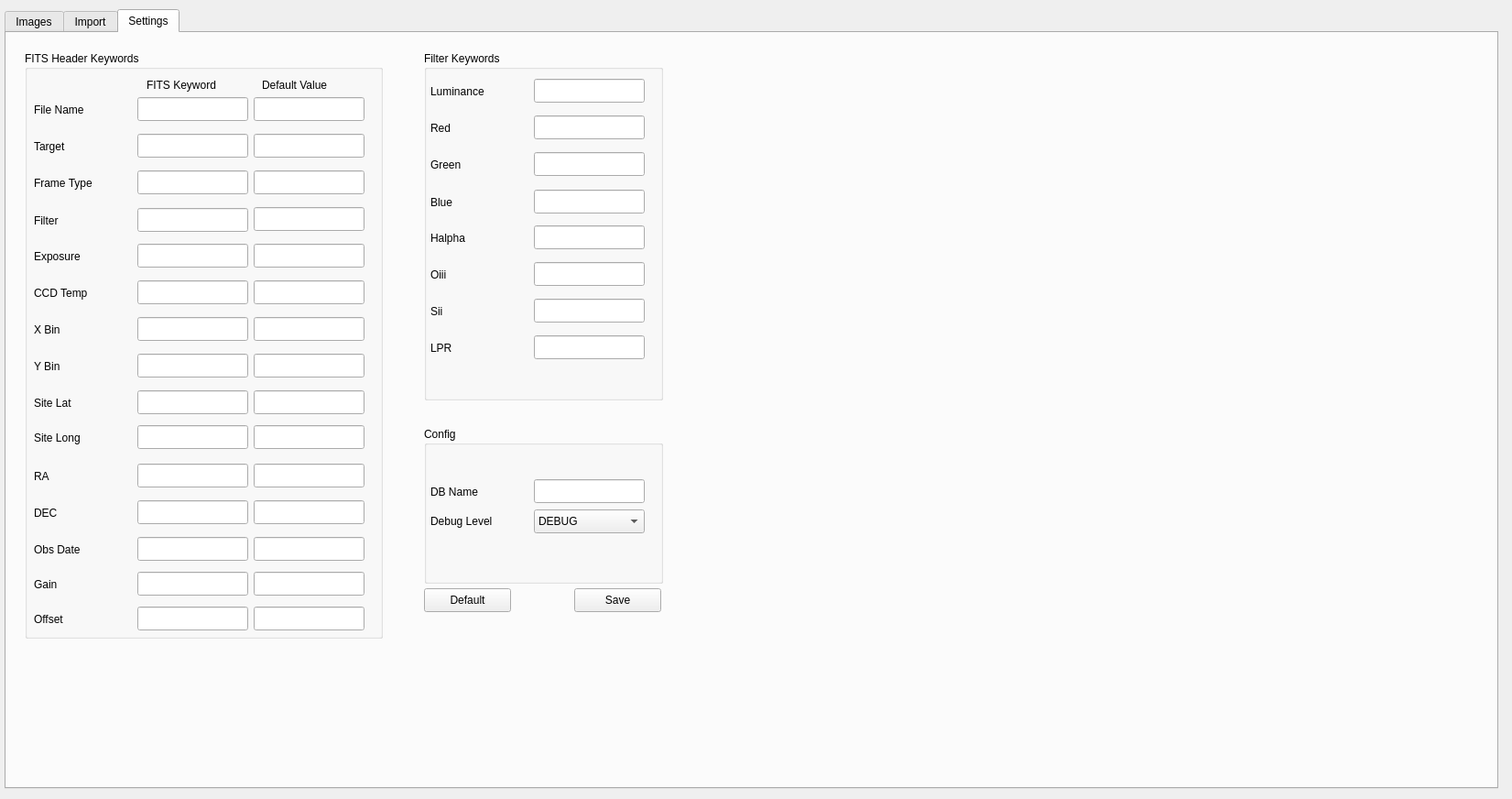
<?xml version="1.0" encoding="UTF-8"?>
<ui version="4.0">
 <class>Dialog</class>
 <widget class="QDialog" name="Dialog">
  <property name="geometry">
   <rect>
    <x>0</x>
    <y>0</y>
    <width>1651</width>
    <height>872</height>
   </rect>
  </property>
  <property name="sizePolicy">
   <sizepolicy hsizetype="Fixed" vsizetype="Fixed">
    <horstretch>2</horstretch>
    <verstretch>0</verstretch>
   </sizepolicy>
  </property>
  <property name="minimumSize">
   <size>
    <width>1651</width>
    <height>872</height>
   </size>
  </property>
  <property name="maximumSize">
   <size>
    <width>1651</width>
    <height>872</height>
   </size>
  </property>
  <property name="windowTitle">
   <string>Dialog</string>
  </property>
  <property name="sizeGripEnabled">
   <bool>false</bool>
  </property>
  <widget class="QTabWidget" name="tabWidget">
   <property name="geometry">
    <rect>
     <x>5</x>
     <y>10</y>
     <width>1631</width>
     <height>851</height>
    </rect>
   </property>
   <property name="currentIndex">
    <number>2</number>
   </property>
   <widget class="QWidget" name="tabImages">
    <attribute name="title">
     <string>Images</string>
    </attribute>
    <widget class="QPushButton" name="pushButtonGraph">
     <property name="geometry">
      <rect>
       <x>1090</x>
       <y>40</y>
       <width>95</width>
       <height>26</height>
      </rect>
     </property>
     <property name="text">
      <string>Charts</string>
     </property>
    </widget>
    <widget class="QTableView" name="tableViewImages">
     <property name="geometry">
      <rect>
       <x>10</x>
       <y>80</y>
       <width>1611</width>
       <height>701</height>
      </rect>
     </property>
    </widget>
    <widget class="QLineEdit" name="lineEditTarget">
     <property name="geometry">
      <rect>
       <x>72</x>
       <y>11</y>
       <width>91</width>
       <height>26</height>
      </rect>
     </property>
    </widget>
    <widget class="QLabel" name="labelTarget">
     <property name="geometry">
      <rect>
       <x>13</x>
       <y>15</y>
       <width>61</width>
       <height>18</height>
      </rect>
     </property>
     <property name="text">
      <string>Target</string>
     </property>
    </widget>
    <widget class="QLabel" name="labelFilter">
     <property name="geometry">
      <rect>
       <x>14</x>
       <y>43</y>
       <width>51</width>
       <height>18</height>
      </rect>
     </property>
     <property name="text">
      <string>Filter</string>
     </property>
    </widget>
    <widget class="QLineEdit" name="lineEditFilter">
     <property name="geometry">
      <rect>
       <x>72</x>
       <y>40</y>
       <width>91</width>
       <height>26</height>
      </rect>
     </property>
    </widget>
    <widget class="QLabel" name="labelFrame">
     <property name="geometry">
      <rect>
       <x>192</x>
       <y>14</y>
       <width>74</width>
       <height>18</height>
      </rect>
     </property>
     <property name="text">
      <string>Frame</string>
     </property>
    </widget>
    <widget class="QLabel" name="labelExposure">
     <property name="geometry">
      <rect>
       <x>192</x>
       <y>43</y>
       <width>74</width>
       <height>18</height>
      </rect>
     </property>
     <property name="text">
      <string>Exposure</string>
     </property>
    </widget>
    <widget class="QLineEdit" name="lineEditFrame">
     <property name="geometry">
      <rect>
       <x>265</x>
       <y>10</y>
       <width>91</width>
       <height>26</height>
      </rect>
     </property>
    </widget>
    <widget class="QLineEdit" name="lineEditExposure">
     <property name="geometry">
      <rect>
       <x>305</x>
       <y>39</y>
       <width>50</width>
       <height>26</height>
      </rect>
     </property>
    </widget>
    <widget class="QComboBox" name="comboBoxExposure">
     <property name="geometry">
      <rect>
       <x>265</x>
       <y>39</y>
       <width>40</width>
       <height>26</height>
      </rect>
     </property>
     <item>
      <property name="text">
       <string>=</string>
      </property>
     </item>
     <item>
      <property name="text">
       <string>&lt;</string>
      </property>
     </item>
     <item>
      <property name="text">
       <string>&gt;</string>
      </property>
     </item>
    </widget>
    <widget class="QLabel" name="labelAlt">
     <property name="geometry">
      <rect>
       <x>384</x>
       <y>43</y>
       <width>31</width>
       <height>20</height>
      </rect>
     </property>
     <property name="text">
      <string>ALT</string>
     </property>
    </widget>
    <widget class="QLabel" name="labelAz">
     <property name="geometry">
      <rect>
       <x>384</x>
       <y>13</y>
       <width>31</width>
       <height>20</height>
      </rect>
     </property>
     <property name="text">
      <string>AZ</string>
     </property>
    </widget>
    <widget class="QComboBox" name="comboBoxAz">
     <property name="geometry">
      <rect>
       <x>415</x>
       <y>10</y>
       <width>40</width>
       <height>26</height>
      </rect>
     </property>
     <item>
      <property name="text">
       <string>=</string>
      </property>
     </item>
     <item>
      <property name="text">
       <string>&lt;</string>
      </property>
     </item>
     <item>
      <property name="text">
       <string>&gt;</string>
      </property>
     </item>
    </widget>
    <widget class="QLineEdit" name="lineEditAz">
     <property name="geometry">
      <rect>
       <x>455</x>
       <y>10</y>
       <width>50</width>
       <height>26</height>
      </rect>
     </property>
    </widget>
    <widget class="QLineEdit" name="lineEditAlt">
     <property name="geometry">
      <rect>
       <x>455</x>
       <y>39</y>
       <width>50</width>
       <height>26</height>
      </rect>
     </property>
    </widget>
    <widget class="QComboBox" name="comboBoxAlt">
     <property name="geometry">
      <rect>
       <x>415</x>
       <y>39</y>
       <width>40</width>
       <height>26</height>
      </rect>
     </property>
     <item>
      <property name="text">
       <string>=</string>
      </property>
     </item>
     <item>
      <property name="text">
       <string>&lt;</string>
      </property>
     </item>
     <item>
      <property name="text">
       <string>&gt;</string>
      </property>
     </item>
    </widget>
    <widget class="QLabel" name="labelEccentricity">
     <property name="geometry">
      <rect>
       <x>530</x>
       <y>42</y>
       <width>51</width>
       <height>20</height>
      </rect>
     </property>
     <property name="text">
      <string>Eccent</string>
     </property>
    </widget>
    <widget class="QComboBox" name="comboBoxFwhm">
     <property name="geometry">
      <rect>
       <x>582</x>
       <y>9</y>
       <width>40</width>
       <height>26</height>
      </rect>
     </property>
     <item>
      <property name="text">
       <string>=</string>
      </property>
     </item>
     <item>
      <property name="text">
       <string>&lt;</string>
      </property>
     </item>
     <item>
      <property name="text">
       <string>&gt;</string>
      </property>
     </item>
    </widget>
    <widget class="QComboBox" name="comboBoxEccentricity">
     <property name="geometry">
      <rect>
       <x>582</x>
       <y>38</y>
       <width>40</width>
       <height>26</height>
      </rect>
     </property>
     <item>
      <property name="text">
       <string>=</string>
      </property>
     </item>
     <item>
      <property name="text">
       <string>&lt;</string>
      </property>
     </item>
     <item>
      <property name="text">
       <string>&gt;</string>
      </property>
     </item>
    </widget>
    <widget class="QLabel" name="labelFwhm">
     <property name="geometry">
      <rect>
       <x>530</x>
       <y>12</y>
       <width>51</width>
       <height>20</height>
      </rect>
     </property>
     <property name="text">
      <string>FWHM</string>
     </property>
    </widget>
    <widget class="QLabel" name="labelNoise">
     <property name="geometry">
      <rect>
       <x>710</x>
       <y>42</y>
       <width>51</width>
       <height>20</height>
      </rect>
     </property>
     <property name="text">
      <string>Noise</string>
     </property>
    </widget>
    <widget class="QComboBox" name="comboBoxSnrweight">
     <property name="geometry">
      <rect>
       <x>760</x>
       <y>9</y>
       <width>40</width>
       <height>26</height>
      </rect>
     </property>
     <item>
      <property name="text">
       <string>=</string>
      </property>
     </item>
     <item>
      <property name="text">
       <string>&lt;</string>
      </property>
     </item>
     <item>
      <property name="text">
       <string>&gt;</string>
      </property>
     </item>
    </widget>
    <widget class="QComboBox" name="comboBoxNoise">
     <property name="geometry">
      <rect>
       <x>760</x>
       <y>38</y>
       <width>40</width>
       <height>26</height>
      </rect>
     </property>
     <item>
      <property name="text">
       <string>=</string>
      </property>
     </item>
     <item>
      <property name="text">
       <string>&lt;</string>
      </property>
     </item>
     <item>
      <property name="text">
       <string>&gt;</string>
      </property>
     </item>
    </widget>
    <widget class="QLabel" name="labelSnrweight">
     <property name="geometry">
      <rect>
       <x>710</x>
       <y>12</y>
       <width>51</width>
       <height>20</height>
      </rect>
     </property>
     <property name="text">
      <string>SNR</string>
     </property>
    </widget>
    <widget class="QDateEdit" name="dateEditStartDate">
     <property name="geometry">
      <rect>
       <x>930</x>
       <y>10</y>
       <width>121</width>
       <height>27</height>
      </rect>
     </property>
     <property name="displayFormat">
      <string>dd/MM/yyyy</string>
     </property>
     <property name="calendarPopup">
      <bool>true</bool>
     </property>
    </widget>
    <widget class="QLabel" name="labelStartDate">
     <property name="geometry">
      <rect>
       <x>891</x>
       <y>15</y>
       <width>51</width>
       <height>18</height>
      </rect>
     </property>
     <property name="text">
      <string>Start</string>
     </property>
    </widget>
    <widget class="QLabel" name="labelEndDate">
     <property name="geometry">
      <rect>
       <x>891</x>
       <y>44</y>
       <width>51</width>
       <height>18</height>
      </rect>
     </property>
     <property name="text">
      <string>End</string>
     </property>
    </widget>
    <widget class="QDateEdit" name="dateEditEndDate">
     <property name="geometry">
      <rect>
       <x>930</x>
       <y>39</y>
       <width>121</width>
       <height>27</height>
      </rect>
     </property>
     <property name="displayFormat">
      <string>dd/MM/yyyy</string>
     </property>
     <property name="calendarPopup">
      <bool>true</bool>
     </property>
    </widget>
    <widget class="QDoubleSpinBox" name="doubleSpinBoxNoise">
     <property name="geometry">
      <rect>
       <x>802</x>
       <y>37</y>
       <width>60</width>
       <height>28</height>
      </rect>
     </property>
    </widget>
    <widget class="QDoubleSpinBox" name="doubleSpinBoxSnrweight">
     <property name="geometry">
      <rect>
       <x>802</x>
       <y>8</y>
       <width>60</width>
       <height>28</height>
      </rect>
     </property>
    </widget>
    <widget class="QDoubleSpinBox" name="doubleSpinBoxFwhm">
     <property name="geometry">
      <rect>
       <x>625</x>
       <y>8</y>
       <width>60</width>
       <height>28</height>
      </rect>
     </property>
    </widget>
    <widget class="QDoubleSpinBox" name="doubleSpinBoxEccentricity">
     <property name="geometry">
      <rect>
       <x>625</x>
       <y>37</y>
       <width>60</width>
       <height>28</height>
      </rect>
     </property>
    </widget>
    <widget class="QLineEdit" name="lineEditMeanNoise">
     <property name="geometry">
      <rect>
       <x>921</x>
       <y>787</y>
       <width>50</width>
       <height>26</height>
      </rect>
     </property>
     <property name="toolTip">
      <string extracomment="Noise Mean Value"/>
     </property>
     <property name="toolTipDuration">
      <number>1</number>
     </property>
     <property name="whatsThis">
      <string>Noise Mean Value</string>
     </property>
     <property name="readOnly">
      <bool>true</bool>
     </property>
    </widget>
    <widget class="QLabel" name="labelMeanNoise">
     <property name="geometry">
      <rect>
       <x>876</x>
       <y>791</y>
       <width>51</width>
       <height>18</height>
      </rect>
     </property>
     <property name="text">
      <string>Noise</string>
     </property>
    </widget>
    <widget class="QLabel" name="labelMeanSnr">
     <property name="geometry">
      <rect>
       <x>725</x>
       <y>791</y>
       <width>51</width>
       <height>18</height>
      </rect>
     </property>
     <property name="text">
      <string>SNR</string>
     </property>
    </widget>
    <widget class="QLineEdit" name="lineEditMeanSnr">
     <property name="geometry">
      <rect>
       <x>760</x>
       <y>787</y>
       <width>50</width>
       <height>26</height>
      </rect>
     </property>
     <property name="toolTip">
      <string extracomment="SNR Weight Mean Value"/>
     </property>
     <property name="whatsThis">
      <string>Snr Weight Mean Value</string>
     </property>
     <property name="readOnly">
      <bool>true</bool>
     </property>
    </widget>
    <widget class="QLineEdit" name="lineEditMeanFwhm">
     <property name="geometry">
      <rect>
       <x>389</x>
       <y>787</y>
       <width>50</width>
       <height>26</height>
      </rect>
     </property>
     <property name="toolTip">
      <string extracomment="FWHM Mean Value"/>
     </property>
     <property name="whatsThis">
      <string>Fwhm Mean Value</string>
     </property>
     <property name="readOnly">
      <bool>true</bool>
     </property>
    </widget>
    <widget class="QLabel" name="labelMeanFwhm">
     <property name="geometry">
      <rect>
       <x>339</x>
       <y>791</y>
       <width>61</width>
       <height>20</height>
      </rect>
     </property>
     <property name="styleSheet">
      <string notr="true"/>
     </property>
     <property name="text">
      <string>FWHM</string>
     </property>
    </widget>
    <widget class="QLabel" name="labelMeanEccentricity">
     <property name="geometry">
      <rect>
       <x>509</x>
       <y>790</y>
       <width>91</width>
       <height>20</height>
      </rect>
     </property>
     <property name="text">
      <string>Eccentricity</string>
     </property>
    </widget>
    <widget class="QLineEdit" name="lineEditMeanEccentricity">
     <property name="geometry">
      <rect>
       <x>602</x>
       <y>787</y>
       <width>50</width>
       <height>26</height>
      </rect>
     </property>
     <property name="toolTip">
      <string extracomment="Eccentricity Mean Value"/>
     </property>
     <property name="whatsThis">
      <string>Eccentricity Mean Value</string>
     </property>
     <property name="readOnly">
      <bool>true</bool>
     </property>
    </widget>
    <widget class="QLineEdit" name="lineEditMeanAlt">
     <property name="geometry">
      <rect>
       <x>217</x>
       <y>787</y>
       <width>50</width>
       <height>26</height>
      </rect>
     </property>
     <property name="toolTip">
      <string extracomment="Alt Mean Value"/>
     </property>
     <property name="whatsThis">
      <string>Alt Mean Value</string>
     </property>
     <property name="readOnly">
      <bool>true</bool>
     </property>
    </widget>
    <widget class="QLabel" name="labelMeanAlt">
     <property name="geometry">
      <rect>
       <x>189</x>
       <y>790</y>
       <width>31</width>
       <height>20</height>
      </rect>
     </property>
     <property name="text">
      <string>Alt</string>
     </property>
    </widget>
    <widget class="QLabel" name="labelTotExposure">
     <property name="geometry">
      <rect>
       <x>14</x>
       <y>790</y>
       <width>81</width>
       <height>20</height>
      </rect>
     </property>
     <property name="text">
      <string>Tot</string>
     </property>
    </widget>
    <widget class="QLineEdit" name="lineEditTotExposure">
     <property name="geometry">
      <rect>
       <x>99</x>
       <y>787</y>
       <width>70</width>
       <height>26</height>
      </rect>
     </property>
     <property name="toolTip">
      <string extracomment="Total Hours"/>
     </property>
     <property name="whatsThis">
      <string>Total Hours</string>
     </property>
     <property name="readOnly">
      <bool>true</bool>
     </property>
    </widget>
    <widget class="QLineEdit" name="lineEditSigmaNoise">
     <property name="geometry">
      <rect>
       <x>973</x>
       <y>787</y>
       <width>50</width>
       <height>26</height>
      </rect>
     </property>
     <property name="toolTip">
      <string extracomment="Noise Standard Deviation"/>
     </property>
     <property name="whatsThis">
      <string>Noise Standard Dev</string>
     </property>
     <property name="readOnly">
      <bool>true</bool>
     </property>
    </widget>
    <widget class="QLineEdit" name="lineEditSigmaFwhm">
     <property name="geometry">
      <rect>
       <x>441</x>
       <y>787</y>
       <width>50</width>
       <height>26</height>
      </rect>
     </property>
     <property name="toolTip">
      <string extracomment="FWHM Standard Dev"/>
     </property>
     <property name="whatsThis">
      <string>Fwhm Standard Dev</string>
     </property>
     <property name="readOnly">
      <bool>true</bool>
     </property>
    </widget>
    <widget class="QLineEdit" name="lineEditSigmaEccentricity">
     <property name="geometry">
      <rect>
       <x>654</x>
       <y>787</y>
       <width>50</width>
       <height>26</height>
      </rect>
     </property>
     <property name="toolTip">
      <string extracomment="Eccentricity Standard Dev"/>
     </property>
     <property name="whatsThis">
      <string>Eccentricity Standard Dev</string>
     </property>
     <property name="readOnly">
      <bool>true</bool>
     </property>
    </widget>
    <widget class="QLineEdit" name="lineEditSigmaAlt">
     <property name="geometry">
      <rect>
       <x>269</x>
       <y>787</y>
       <width>50</width>
       <height>26</height>
      </rect>
     </property>
     <property name="toolTip">
      <string extracomment="Alt Standard Dev"/>
     </property>
     <property name="whatsThis">
      <string>Alt Standard Dev</string>
     </property>
     <property name="readOnly">
      <bool>true</bool>
     </property>
    </widget>
    <widget class="QLineEdit" name="lineEditSigmaSnr">
     <property name="geometry">
      <rect>
       <x>812</x>
       <y>787</y>
       <width>50</width>
       <height>26</height>
      </rect>
     </property>
     <property name="toolTip">
      <string extracomment="SNR Weight Standard Dev"/>
     </property>
     <property name="toolTipDuration">
      <number>1</number>
     </property>
     <property name="whatsThis">
      <string>Snr Weight Standard Dev</string>
     </property>
     <property name="readOnly">
      <bool>true</bool>
     </property>
    </widget>
    <widget class="QLineEdit" name="lineEditTotImages">
     <property name="geometry">
      <rect>
       <x>46</x>
       <y>787</y>
       <width>51</width>
       <height>26</height>
      </rect>
     </property>
     <property name="toolTip">
      <string extracomment="Total Hours"/>
     </property>
     <property name="whatsThis">
      <string>Total Hours</string>
     </property>
     <property name="readOnly">
      <bool>true</bool>
     </property>
    </widget>
   </widget>
   <widget class="QWidget" name="tabImport">
    <attribute name="title">
     <string>Import</string>
    </attribute>
    <widget class="QGroupBox" name="groupBox">
     <property name="geometry">
      <rect>
       <x>10</x>
       <y>10</y>
       <width>551</width>
       <height>91</height>
      </rect>
     </property>
     <property name="title">
      <string>FITS File Import</string>
     </property>
     <widget class="QPushButton" name="pushButtonSaveFits">
      <property name="geometry">
       <rect>
        <x>450</x>
        <y>30</y>
        <width>95</width>
        <height>26</height>
       </rect>
      </property>
      <property name="text">
       <string>Insert DB</string>
      </property>
      <property name="icon">
       <iconset theme="save">
        <normaloff>../../</normaloff>../../</iconset>
      </property>
     </widget>
     <widget class="QPushButton" name="pushButtonChooseFitsDir">
      <property name="geometry">
       <rect>
        <x>232</x>
        <y>30</y>
        <width>95</width>
        <height>26</height>
       </rect>
      </property>
      <property name="text">
       <string>Choose Dir</string>
      </property>
     </widget>
     <widget class="QLineEdit" name="lineEditFitsDir">
      <property name="geometry">
       <rect>
        <x>10</x>
        <y>30</y>
        <width>221</width>
        <height>26</height>
       </rect>
      </property>
     </widget>
     <widget class="QPushButton" name="pushButtonLoadFits">
      <property name="geometry">
       <rect>
        <x>340</x>
        <y>30</y>
        <width>95</width>
        <height>26</height>
       </rect>
      </property>
      <property name="text">
       <string>Load Files</string>
      </property>
     </widget>
     <widget class="QPushButton" name="pushButtonDeleteFitsRow">
      <property name="geometry">
       <rect>
        <x>450</x>
        <y>60</y>
        <width>95</width>
        <height>26</height>
       </rect>
      </property>
      <property name="text">
       <string>Delete row</string>
      </property>
     </widget>
     <widget class="QLineEdit" name="lineEditOverrideTarget">
      <property name="geometry">
       <rect>
        <x>263</x>
        <y>60</y>
        <width>171</width>
        <height>26</height>
       </rect>
      </property>
     </widget>
     <widget class="QLabel" name="labelOverrideTarget">
      <property name="geometry">
       <rect>
        <x>12</x>
        <y>63</y>
        <width>251</width>
        <height>20</height>
       </rect>
      </property>
      <property name="text">
       <string>Override Target Name on Insert</string>
      </property>
     </widget>
    </widget>
    <widget class="QGroupBox" name="groupBox_2">
     <property name="geometry">
      <rect>
       <x>621</x>
       <y>10</y>
       <width>451</width>
       <height>91</height>
      </rect>
     </property>
     <property name="title">
      <string>PixInsight SubFrameSelector CSV Import</string>
     </property>
     <widget class="QPushButton" name="pushButtonChooseCsv">
      <property name="geometry">
       <rect>
        <x>232</x>
        <y>30</y>
        <width>95</width>
        <height>26</height>
       </rect>
      </property>
      <property name="text">
       <string>Choose CSV</string>
      </property>
     </widget>
     <widget class="QPushButton" name="pushButtonSaveCsv">
      <property name="geometry">
       <rect>
        <x>350</x>
        <y>30</y>
        <width>95</width>
        <height>26</height>
       </rect>
      </property>
      <property name="text">
       <string>Insert DB</string>
      </property>
     </widget>
     <widget class="QLineEdit" name="lineEditCsv">
      <property name="geometry">
       <rect>
        <x>10</x>
        <y>30</y>
        <width>221</width>
        <height>26</height>
       </rect>
      </property>
     </widget>
     <widget class="QPushButton" name="pushButtonDeleteCsvRow">
      <property name="geometry">
       <rect>
        <x>350</x>
        <y>60</y>
        <width>95</width>
        <height>26</height>
       </rect>
      </property>
      <property name="text">
       <string>Delete row</string>
      </property>
     </widget>
    </widget>
    <widget class="QTableView" name="tableViewImport">
     <property name="geometry">
      <rect>
       <x>10</x>
       <y>110</y>
       <width>1611</width>
       <height>701</height>
      </rect>
     </property>
    </widget>
    <widget class="Line" name="line">
     <property name="geometry">
      <rect>
       <x>580</x>
       <y>10</y>
       <width>20</width>
       <height>91</height>
      </rect>
     </property>
     <property name="orientation">
      <enum>Qt::Vertical</enum>
     </property>
    </widget>
   </widget>
   <widget class="QWidget" name="tabSettings">
    <attribute name="title">
     <string>Settings</string>
    </attribute>
    <widget class="QGroupBox" name="groupBox_3">
     <property name="geometry">
      <rect>
       <x>20</x>
       <y>20</y>
       <width>391</width>
       <height>641</height>
      </rect>
     </property>
     <property name="title">
      <string>FITS Header Keywords</string>
     </property>
     <widget class="QLineEdit" name="lineEditFitsFile">
      <property name="geometry">
       <rect>
        <x>123</x>
        <y>50</y>
        <width>121</width>
        <height>26</height>
       </rect>
      </property>
     </widget>
     <widget class="QLabel" name="labelFitsFile">
      <property name="geometry">
       <rect>
        <x>10</x>
        <y>54</y>
        <width>91</width>
        <height>20</height>
       </rect>
      </property>
      <property name="text">
       <string>File Name</string>
      </property>
     </widget>
     <widget class="QLabel" name="labelFitsTarget">
      <property name="geometry">
       <rect>
        <x>10</x>
        <y>94</y>
        <width>91</width>
        <height>20</height>
       </rect>
      </property>
      <property name="text">
       <string>Target</string>
      </property>
     </widget>
     <widget class="QLineEdit" name="lineEditFitsTarget">
      <property name="geometry">
       <rect>
        <x>123</x>
        <y>90</y>
        <width>121</width>
        <height>26</height>
       </rect>
      </property>
      <property name="text">
       <string/>
      </property>
     </widget>
     <widget class="QLabel" name="labelFitsFrame">
      <property name="geometry">
       <rect>
        <x>10</x>
        <y>134</y>
        <width>91</width>
        <height>20</height>
       </rect>
      </property>
      <property name="text">
       <string>Frame Type</string>
      </property>
     </widget>
     <widget class="QLineEdit" name="lineEditFitsFrame">
      <property name="geometry">
       <rect>
        <x>123</x>
        <y>130</y>
        <width>121</width>
        <height>26</height>
       </rect>
      </property>
      <property name="text">
       <string/>
      </property>
     </widget>
     <widget class="QLineEdit" name="lineEditFitsFilter">
      <property name="geometry">
       <rect>
        <x>123</x>
        <y>171</y>
        <width>121</width>
        <height>26</height>
       </rect>
      </property>
      <property name="text">
       <string/>
      </property>
     </widget>
     <widget class="QLabel" name="labelFitsFilter">
      <property name="geometry">
       <rect>
        <x>10</x>
        <y>175</y>
        <width>91</width>
        <height>20</height>
       </rect>
      </property>
      <property name="text">
       <string>Filter</string>
      </property>
     </widget>
     <widget class="QLabel" name="labelFitsExposure">
      <property name="geometry">
       <rect>
        <x>10</x>
        <y>214</y>
        <width>91</width>
        <height>20</height>
       </rect>
      </property>
      <property name="text">
       <string>Exposure</string>
      </property>
     </widget>
     <widget class="QLineEdit" name="lineEditFitsExposure">
      <property name="geometry">
       <rect>
        <x>123</x>
        <y>210</y>
        <width>121</width>
        <height>26</height>
       </rect>
      </property>
      <property name="text">
       <string/>
      </property>
     </widget>
     <widget class="QLabel" name="labelFitsTemp">
      <property name="geometry">
       <rect>
        <x>10</x>
        <y>254</y>
        <width>91</width>
        <height>20</height>
       </rect>
      </property>
      <property name="text">
       <string>CCD Temp</string>
      </property>
     </widget>
     <widget class="QLineEdit" name="lineEditFitsTemp">
      <property name="geometry">
       <rect>
        <x>123</x>
        <y>250</y>
        <width>121</width>
        <height>26</height>
       </rect>
      </property>
      <property name="text">
       <string/>
      </property>
     </widget>
     <widget class="QLabel" name="labelFitsXbinning">
      <property name="geometry">
       <rect>
        <x>10</x>
        <y>294</y>
        <width>91</width>
        <height>20</height>
       </rect>
      </property>
      <property name="text">
       <string>X Bin</string>
      </property>
     </widget>
     <widget class="QLineEdit" name="lineEditFitsXbinning">
      <property name="geometry">
       <rect>
        <x>123</x>
        <y>290</y>
        <width>121</width>
        <height>26</height>
       </rect>
      </property>
      <property name="text">
       <string/>
      </property>
     </widget>
     <widget class="QLabel" name="labelFitsYbinning">
      <property name="geometry">
       <rect>
        <x>10</x>
        <y>334</y>
        <width>91</width>
        <height>20</height>
       </rect>
      </property>
      <property name="text">
       <string>Y Bin</string>
      </property>
     </widget>
     <widget class="QLineEdit" name="lineEditFitsYbinning">
      <property name="geometry">
       <rect>
        <x>123</x>
        <y>330</y>
        <width>121</width>
        <height>26</height>
       </rect>
      </property>
      <property name="text">
       <string/>
      </property>
     </widget>
     <widget class="QLineEdit" name="lineEditFitsSitelat">
      <property name="geometry">
       <rect>
        <x>123</x>
        <y>370</y>
        <width>121</width>
        <height>26</height>
       </rect>
      </property>
      <property name="text">
       <string/>
      </property>
     </widget>
     <widget class="QLabel" name="labelFitsSitelat">
      <property name="geometry">
       <rect>
        <x>10</x>
        <y>374</y>
        <width>91</width>
        <height>20</height>
       </rect>
      </property>
      <property name="text">
       <string>Site Lat</string>
      </property>
     </widget>
     <widget class="QLineEdit" name="lineEditFitsSitelong">
      <property name="geometry">
       <rect>
        <x>123</x>
        <y>408</y>
        <width>121</width>
        <height>26</height>
       </rect>
      </property>
      <property name="text">
       <string/>
      </property>
     </widget>
     <widget class="QLabel" name="labelFitsSitelong">
      <property name="geometry">
       <rect>
        <x>10</x>
        <y>412</y>
        <width>91</width>
        <height>20</height>
       </rect>
      </property>
      <property name="text">
       <string>Site Long</string>
      </property>
     </widget>
     <widget class="QLabel" name="labelFitsRa">
      <property name="geometry">
       <rect>
        <x>10</x>
        <y>454</y>
        <width>91</width>
        <height>20</height>
       </rect>
      </property>
      <property name="text">
       <string>RA</string>
      </property>
     </widget>
     <widget class="QLineEdit" name="lineEditFitsRa">
      <property name="geometry">
       <rect>
        <x>123</x>
        <y>450</y>
        <width>121</width>
        <height>26</height>
       </rect>
      </property>
      <property name="text">
       <string/>
      </property>
     </widget>
     <widget class="QLabel" name="labelFitsDec">
      <property name="geometry">
       <rect>
        <x>10</x>
        <y>494</y>
        <width>91</width>
        <height>20</height>
       </rect>
      </property>
      <property name="text">
       <string>DEC</string>
      </property>
     </widget>
     <widget class="QLineEdit" name="lineEditFitsDec">
      <property name="geometry">
       <rect>
        <x>123</x>
        <y>490</y>
        <width>121</width>
        <height>26</height>
       </rect>
      </property>
      <property name="text">
       <string/>
      </property>
     </widget>
     <widget class="QLabel" name="labelFitsDate">
      <property name="geometry">
       <rect>
        <x>10</x>
        <y>534</y>
        <width>91</width>
        <height>20</height>
       </rect>
      </property>
      <property name="text">
       <string>Obs Date</string>
      </property>
     </widget>
     <widget class="QLineEdit" name="lineEditFitsDate">
      <property name="geometry">
       <rect>
        <x>123</x>
        <y>530</y>
        <width>121</width>
        <height>26</height>
       </rect>
      </property>
      <property name="text">
       <string/>
      </property>
     </widget>
     <widget class="QLineEdit" name="lineEditFitsGain">
      <property name="geometry">
       <rect>
        <x>123</x>
        <y>568</y>
        <width>121</width>
        <height>26</height>
       </rect>
      </property>
      <property name="text">
       <string/>
      </property>
     </widget>
     <widget class="QLabel" name="labelFitsGain">
      <property name="geometry">
       <rect>
        <x>10</x>
        <y>572</y>
        <width>91</width>
        <height>20</height>
       </rect>
      </property>
      <property name="text">
       <string>Gain</string>
      </property>
     </widget>
     <widget class="QLineEdit" name="lineEditFitsOffset">
      <property name="geometry">
       <rect>
        <x>123</x>
        <y>606</y>
        <width>121</width>
        <height>26</height>
       </rect>
      </property>
      <property name="text">
       <string/>
      </property>
     </widget>
     <widget class="QLabel" name="labelFitsOffset">
      <property name="geometry">
       <rect>
        <x>10</x>
        <y>610</y>
        <width>91</width>
        <height>20</height>
       </rect>
      </property>
      <property name="text">
       <string>Offset</string>
      </property>
     </widget>
     <widget class="QLabel" name="label_2">
      <property name="geometry">
       <rect>
        <x>133</x>
        <y>28</y>
        <width>121</width>
        <height>18</height>
       </rect>
      </property>
      <property name="text">
       <string>FITS Keyword</string>
      </property>
     </widget>
     <widget class="QLineEdit" name="lineEditFitsFileDefault">
      <property name="geometry">
       <rect>
        <x>250</x>
        <y>50</y>
        <width>121</width>
        <height>26</height>
       </rect>
      </property>
     </widget>
     <widget class="QLineEdit" name="lineEditFitsTargetDefault">
      <property name="geometry">
       <rect>
        <x>250</x>
        <y>90</y>
        <width>121</width>
        <height>26</height>
       </rect>
      </property>
      <property name="text">
       <string/>
      </property>
     </widget>
     <widget class="QLineEdit" name="lineEditFitsFrameDefault">
      <property name="geometry">
       <rect>
        <x>250</x>
        <y>130</y>
        <width>121</width>
        <height>26</height>
       </rect>
      </property>
      <property name="text">
       <string/>
      </property>
     </widget>
     <widget class="QLineEdit" name="lineEditFitsFilterDefault">
      <property name="geometry">
       <rect>
        <x>250</x>
        <y>170</y>
        <width>121</width>
        <height>26</height>
       </rect>
      </property>
      <property name="text">
       <string/>
      </property>
     </widget>
     <widget class="QLineEdit" name="lineEditFitsExposureDefault">
      <property name="geometry">
       <rect>
        <x>250</x>
        <y>210</y>
        <width>121</width>
        <height>26</height>
       </rect>
      </property>
      <property name="text">
       <string/>
      </property>
     </widget>
     <widget class="QLineEdit" name="lineEditFitsTempDefault">
      <property name="geometry">
       <rect>
        <x>250</x>
        <y>250</y>
        <width>121</width>
        <height>26</height>
       </rect>
      </property>
      <property name="text">
       <string/>
      </property>
     </widget>
     <widget class="QLineEdit" name="lineEditFitsXbinningDefault">
      <property name="geometry">
       <rect>
        <x>250</x>
        <y>290</y>
        <width>121</width>
        <height>26</height>
       </rect>
      </property>
      <property name="text">
       <string/>
      </property>
     </widget>
     <widget class="QLineEdit" name="lineEditFitsYbinningDefault">
      <property name="geometry">
       <rect>
        <x>250</x>
        <y>330</y>
        <width>121</width>
        <height>26</height>
       </rect>
      </property>
      <property name="text">
       <string/>
      </property>
     </widget>
     <widget class="QLineEdit" name="lineEditFitsSitelatDefault">
      <property name="geometry">
       <rect>
        <x>250</x>
        <y>370</y>
        <width>121</width>
        <height>26</height>
       </rect>
      </property>
      <property name="text">
       <string/>
      </property>
     </widget>
     <widget class="QLineEdit" name="lineEditFitsSitelongDefault">
      <property name="geometry">
       <rect>
        <x>250</x>
        <y>408</y>
        <width>121</width>
        <height>26</height>
       </rect>
      </property>
      <property name="text">
       <string/>
      </property>
     </widget>
     <widget class="QLineEdit" name="lineEditFitsRaDefault">
      <property name="geometry">
       <rect>
        <x>250</x>
        <y>450</y>
        <width>121</width>
        <height>26</height>
       </rect>
      </property>
      <property name="text">
       <string/>
      </property>
     </widget>
     <widget class="QLineEdit" name="lineEditFitsDecDefault">
      <property name="geometry">
       <rect>
        <x>250</x>
        <y>490</y>
        <width>121</width>
        <height>26</height>
       </rect>
      </property>
      <property name="text">
       <string/>
      </property>
     </widget>
     <widget class="QLineEdit" name="lineEditFitsDateDefault">
      <property name="geometry">
       <rect>
        <x>250</x>
        <y>530</y>
        <width>121</width>
        <height>26</height>
       </rect>
      </property>
      <property name="text">
       <string/>
      </property>
     </widget>
     <widget class="QLineEdit" name="lineEditFitsGainDefault">
      <property name="geometry">
       <rect>
        <x>250</x>
        <y>568</y>
        <width>121</width>
        <height>26</height>
       </rect>
      </property>
      <property name="text">
       <string/>
      </property>
     </widget>
     <widget class="QLineEdit" name="lineEditFitsOffsetDefault">
      <property name="geometry">
       <rect>
        <x>250</x>
        <y>606</y>
        <width>121</width>
        <height>26</height>
       </rect>
      </property>
      <property name="text">
       <string/>
      </property>
     </widget>
     <widget class="QLabel" name="label_3">
      <property name="geometry">
       <rect>
        <x>259</x>
        <y>28</y>
        <width>121</width>
        <height>18</height>
       </rect>
      </property>
      <property name="text">
       <string>Default Value</string>
      </property>
     </widget>
    </widget>
    <widget class="QGroupBox" name="groupBox_4">
     <property name="geometry">
      <rect>
       <x>456</x>
       <y>430</y>
       <width>261</width>
       <height>171</height>
      </rect>
     </property>
     <property name="title">
      <string>Config</string>
     </property>
     <widget class="QLabel" name="labelDbname">
      <property name="geometry">
       <rect>
        <x>7</x>
        <y>61</y>
        <width>91</width>
        <height>20</height>
       </rect>
      </property>
      <property name="text">
       <string>DB Name</string>
      </property>
     </widget>
     <widget class="QLineEdit" name="lineEditDbname">
      <property name="geometry">
       <rect>
        <x>120</x>
        <y>57</y>
        <width>121</width>
        <height>26</height>
       </rect>
      </property>
      <property name="text">
       <string/>
      </property>
     </widget>
     <widget class="QComboBox" name="comboBoxDebug">
      <property name="geometry">
       <rect>
        <x>120</x>
        <y>90</y>
        <width>121</width>
        <height>26</height>
       </rect>
      </property>
      <item>
       <property name="text">
        <string>DEBUG</string>
       </property>
      </item>
      <item>
       <property name="text">
        <string>INFO</string>
       </property>
      </item>
      <item>
       <property name="text">
        <string>WARNING</string>
       </property>
      </item>
      <item>
       <property name="text">
        <string>ERROR</string>
       </property>
      </item>
      <item>
       <property name="text">
        <string>CRITICAL</string>
       </property>
      </item>
     </widget>
     <widget class="QLabel" name="label">
      <property name="geometry">
       <rect>
        <x>7</x>
        <y>94</y>
        <width>101</width>
        <height>18</height>
       </rect>
      </property>
      <property name="text">
       <string>Debug Level</string>
      </property>
     </widget>
    </widget>
    <widget class="QGroupBox" name="groupBox_5">
     <property name="geometry">
      <rect>
       <x>456</x>
       <y>20</y>
       <width>261</width>
       <height>381</height>
      </rect>
     </property>
     <property name="title">
      <string>Filter Keywords</string>
     </property>
     <widget class="QLabel" name="labelFilterR">
      <property name="geometry">
       <rect>
        <x>7</x>
        <y>74</y>
        <width>91</width>
        <height>20</height>
       </rect>
      </property>
      <property name="text">
       <string>Red</string>
      </property>
     </widget>
     <widget class="QLabel" name="labelFilterL">
      <property name="geometry">
       <rect>
        <x>7</x>
        <y>34</y>
        <width>91</width>
        <height>20</height>
       </rect>
      </property>
      <property name="text">
       <string>Luminance</string>
      </property>
     </widget>
     <widget class="QLabel" name="labelFilterHa">
      <property name="geometry">
       <rect>
        <x>7</x>
        <y>194</y>
        <width>91</width>
        <height>20</height>
       </rect>
      </property>
      <property name="text">
       <string>Halpha</string>
      </property>
     </widget>
     <widget class="QLineEdit" name="lineEditFilterLpr">
      <property name="geometry">
       <rect>
        <x>120</x>
        <y>310</y>
        <width>121</width>
        <height>26</height>
       </rect>
      </property>
      <property name="text">
       <string/>
      </property>
     </widget>
     <widget class="QLabel" name="labelFilterOiii">
      <property name="geometry">
       <rect>
        <x>7</x>
        <y>234</y>
        <width>91</width>
        <height>20</height>
       </rect>
      </property>
      <property name="text">
       <string>Oiii</string>
      </property>
     </widget>
     <widget class="QLabel" name="labelFilterLpr">
      <property name="geometry">
       <rect>
        <x>7</x>
        <y>314</y>
        <width>91</width>
        <height>20</height>
       </rect>
      </property>
      <property name="text">
       <string>LPR</string>
      </property>
     </widget>
     <widget class="QLineEdit" name="lineEditFilterR">
      <property name="geometry">
       <rect>
        <x>120</x>
        <y>70</y>
        <width>121</width>
        <height>26</height>
       </rect>
      </property>
      <property name="text">
       <string/>
      </property>
     </widget>
     <widget class="QLineEdit" name="lineEditFilterL">
      <property name="geometry">
       <rect>
        <x>120</x>
        <y>30</y>
        <width>121</width>
        <height>26</height>
       </rect>
      </property>
     </widget>
     <widget class="QLineEdit" name="lineEditFilterOiii">
      <property name="geometry">
       <rect>
        <x>120</x>
        <y>230</y>
        <width>121</width>
        <height>26</height>
       </rect>
      </property>
      <property name="text">
       <string/>
      </property>
     </widget>
     <widget class="QLineEdit" name="lineEditFilterG">
      <property name="geometry">
       <rect>
        <x>120</x>
        <y>110</y>
        <width>121</width>
        <height>26</height>
       </rect>
      </property>
      <property name="text">
       <string/>
      </property>
     </widget>
     <widget class="QLabel" name="labelFilterB">
      <property name="geometry">
       <rect>
        <x>7</x>
        <y>155</y>
        <width>91</width>
        <height>20</height>
       </rect>
      </property>
      <property name="text">
       <string>Blue</string>
      </property>
     </widget>
     <widget class="QLabel" name="labelFilterG">
      <property name="geometry">
       <rect>
        <x>7</x>
        <y>114</y>
        <width>91</width>
        <height>20</height>
       </rect>
      </property>
      <property name="text">
       <string>Green</string>
      </property>
     </widget>
     <widget class="QLabel" name="labelFilterSii">
      <property name="geometry">
       <rect>
        <x>7</x>
        <y>274</y>
        <width>91</width>
        <height>20</height>
       </rect>
      </property>
      <property name="text">
       <string>Sii</string>
      </property>
     </widget>
     <widget class="QLineEdit" name="lineEditFilterSii">
      <property name="geometry">
       <rect>
        <x>120</x>
        <y>270</y>
        <width>121</width>
        <height>26</height>
       </rect>
      </property>
      <property name="text">
       <string/>
      </property>
     </widget>
     <widget class="QLineEdit" name="lineEditFilterB">
      <property name="geometry">
       <rect>
        <x>120</x>
        <y>151</y>
        <width>121</width>
        <height>26</height>
       </rect>
      </property>
      <property name="text">
       <string/>
      </property>
     </widget>
     <widget class="QLineEdit" name="lineEditFilterHa">
      <property name="geometry">
       <rect>
        <x>120</x>
        <y>190</y>
        <width>121</width>
        <height>26</height>
       </rect>
      </property>
      <property name="text">
       <string/>
      </property>
     </widget>
    </widget>
    <widget class="QPushButton" name="pushButtonSaveSettings">
     <property name="geometry">
      <rect>
       <x>620</x>
       <y>606</y>
       <width>95</width>
       <height>26</height>
      </rect>
     </property>
     <property name="text">
      <string>Save</string>
     </property>
    </widget>
    <widget class="QPushButton" name="pushButton">
     <property name="geometry">
      <rect>
       <x>456</x>
       <y>606</y>
       <width>95</width>
       <height>26</height>
      </rect>
     </property>
     <property name="text">
      <string>Default</string>
     </property>
    </widget>
   </widget>
  </widget>
 </widget>
 <resources/>
 <connections/>
</ui>
